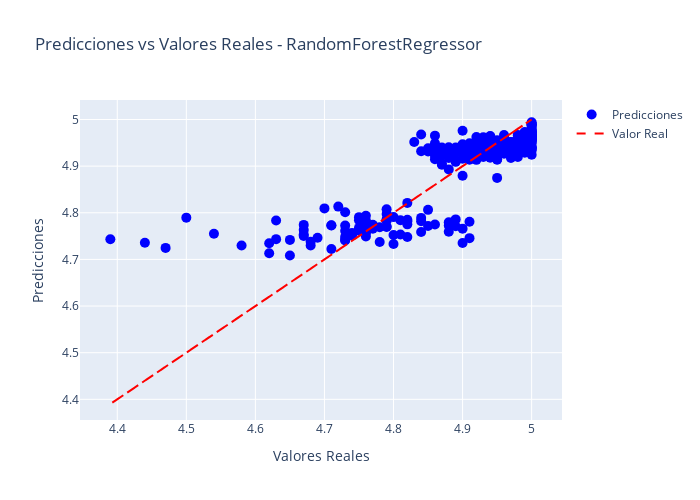

The notebook cell this image was saved under:
### Code cell
#Llamamos a la funcion 
X=df_modelo.drop(columns= ['rating'])
y = df_modelo['rating']
resultados= evaluate_models(X=X, y=y, df_original=df_modelo)

### Figure 1 — Plotly figure (JSON) as saved in the notebook; plotly's stock layout.template omitted (floating-point values rounded to 4 significant figures; data arrays with more than 128 entries replaced by an {"elided": "..."} marker saying what was removed)
{"data": [{"hovertext": {"elided": "287 str values"}, "marker": {"color": "blue", "size": 10}, "mode": "markers", "name": "Predicciones", "type": "scatter", "x": {"elided": "287 float values"}, "y": {"elided": "287 float values"}}, {"line": {"color": "red", "dash": "dash"}, "mode": "lines", "name": "Valor Real", "type": "scatter", "x": {"elided": "287 float values"}, "y": {"elided": "287 float values"}}], "layout": {"height": 500, "showlegend": true, "title": {"text": "Predicciones vs Valores Reales - RandomForestRegressor"}, "width": 700, "xaxis": {"showgrid": true, "title": {"text": "Valores Reales"}}, "yaxis": {"showgrid": true, "title": {"text": "Predicciones"}}}}
